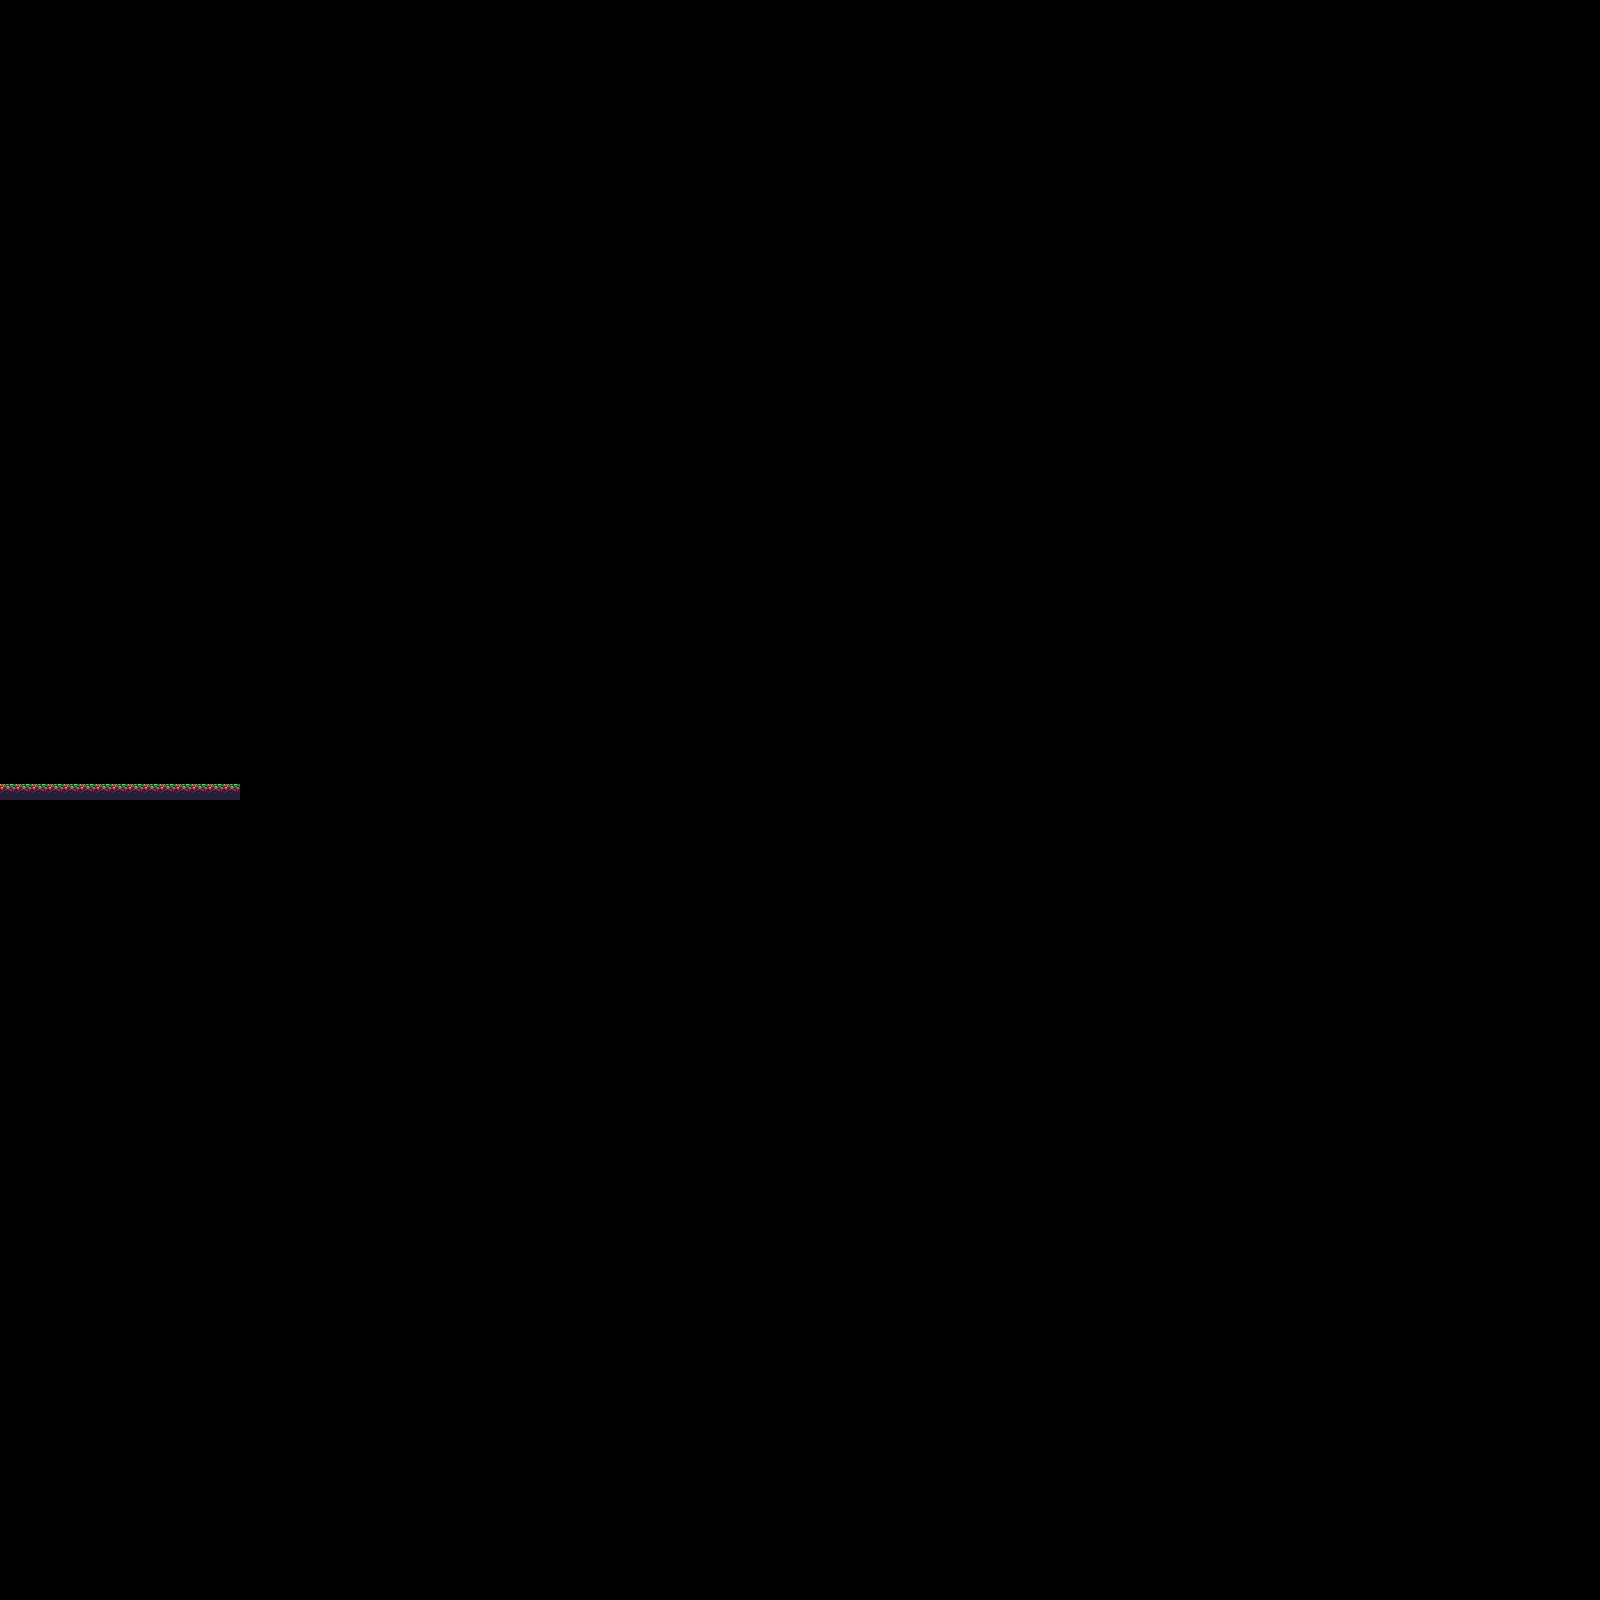

Below is a game level as drawn by its tile map, then a one-line description and the .tmx that defines it (tile-layer data replaced by summaries):
An orthogonal 100x100 tile map with 16x16 px tiles, 1 tile layer (Tile Layer 1).

<map version="1.0" tiledversion="2017.09.27" orientation="orthogonal" renderorder="right-down" width="100" height="100" tilewidth="16" tileheight="16" infinite="0" nextobjectid="1">
 <tileset firstgid="1" source="forest tileset.tsx" />
 <layer name="Tile Layer 1" width="100" height="100">
  <data>[10000 cells, 15 non-empty, 1 distinct tile ids]</data>
 </layer>
</map>
